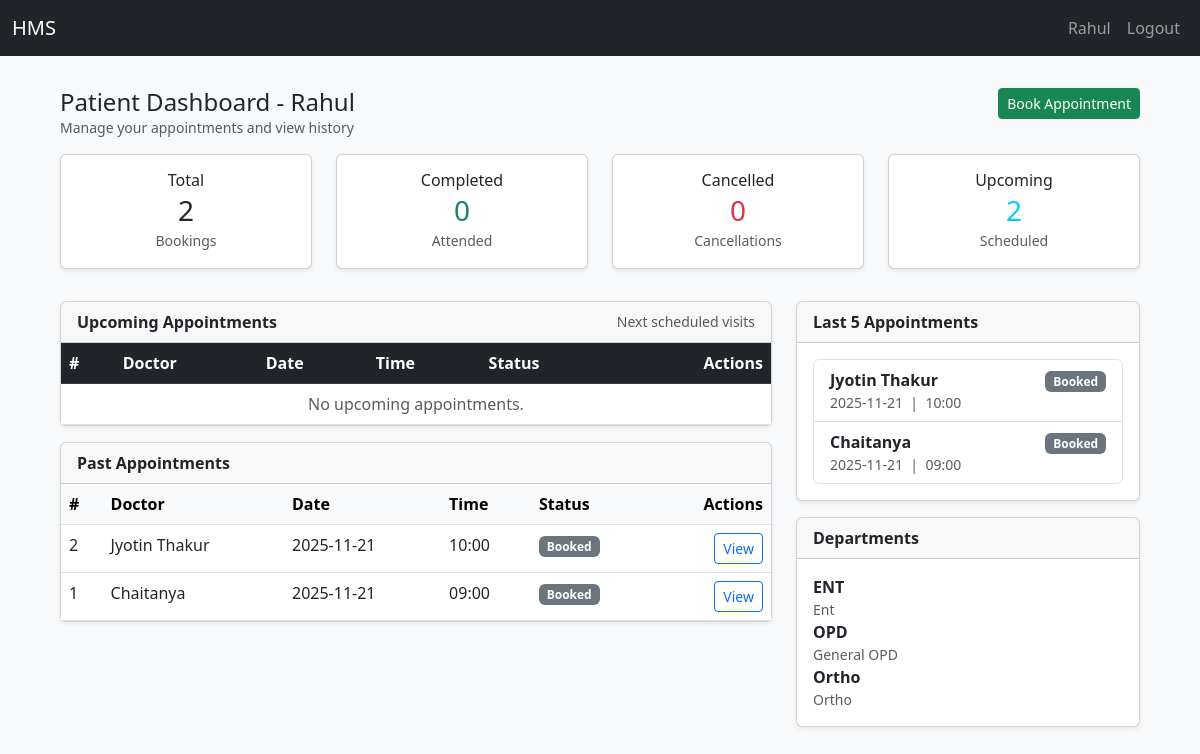
The page /patient (signed in) on the database as committed earlier.
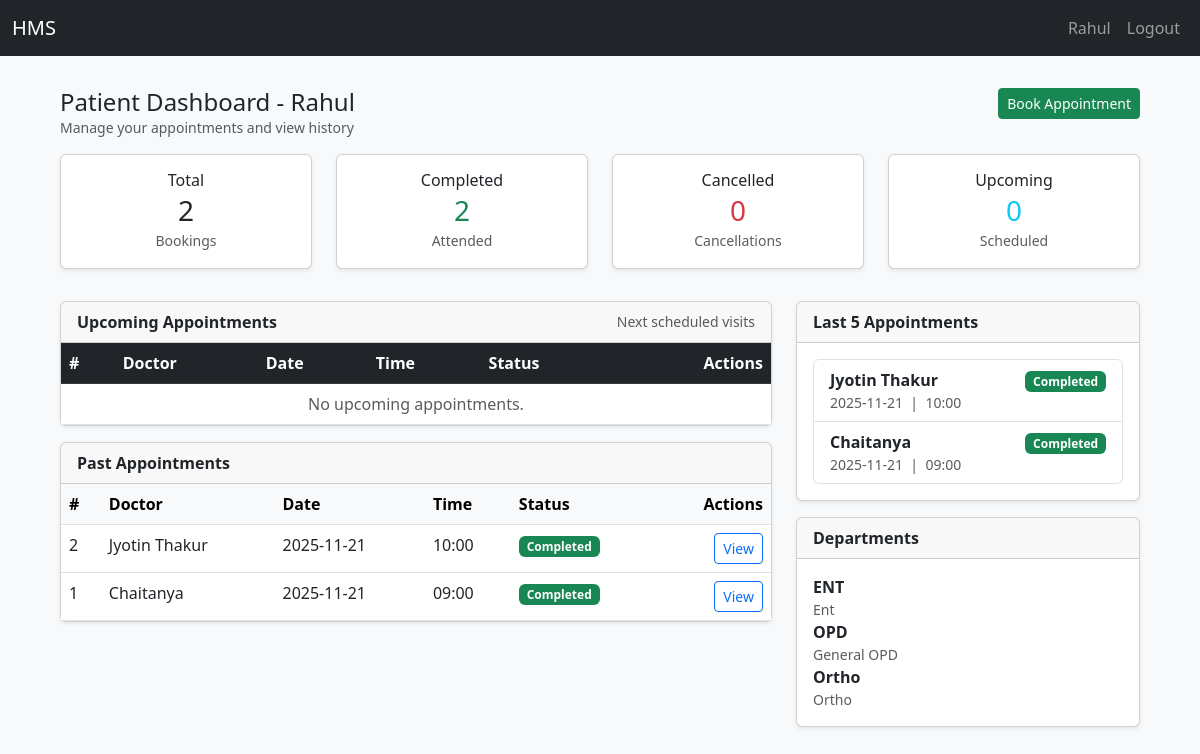
The same page on the database as committed later.
### app/models.py (models this page shows, shortened)
class Appointment(db.Model):
    id = db.Column(db.Integer, primary_key=True)
    patient_id = db.Column(db.Integer, db.ForeignKey('patient_profile.id'))
    doctor_id = db.Column(db.Integer, db.ForeignKey('doctor_profile.id'))
    date = db.Column(db.Date, nullable=False)
    time = db.Column(db.Time, nullable=False)
    status = db.Column(db.String(20), default='Booked')  # Booked/Completed/Cancelled
    created_at = db.Column(db.DateTime, default=func.now()) # Timestamp of appointment creation from database
    treatment = db.relationship('Treatment', backref='appointment', uselist=False)
    __table_args__ = (
        db.UniqueConstraint('doctor_id', 'date', 'time', name='uix_doctor_datetime'),
    )

class User(UserMixin, db.Model):
    id = db.Column(db.Integer, primary_key=True)
    email = db.Column(db.String(120), unique=True, nullable=False)
    name = db.Column(db.String(120), nullable=False)
    password_hash = db.Column(db.String(128), nullable=False)
    role = db.Column(db.String(20), nullable=False)
    active = db.Column(db.Boolean, default=True)
    reason= db.Column(db.String(255))
    created_at = db.Column(db.DateTime, default=func.now())
    doctor = db.relationship('DoctorProfile', backref='user', uselist=False)
    patient = db.relationship('PatientProfile', backref='user', uselist=False)

### app/routes.py (the view)
@main.route('/patient')
@login_required
@role_required('patient')
def patient_dashboard():
    patient = getattr(current_user, 'patient', None)
    if not patient:
        flash('Patient profile missing', 'danger')
        return redirect(url_for('main.logout'))
    now_dt = datetime.now()
    today = now_dt.date()
    now_time = now_dt.time()
    total_count = db.session.query(func.count(Appointment.id)).filter(Appointment.patient_id == patient.id).scalar() or 0
    completed_count = db.session.query(func.count(Appointment.id)).filter(
        Appointment.patient_id == patient.id, Appointment.status == 'Completed').scalar() or 0
    cancelled_count = db.session.query(func.count(Appointment.id)).filter(
        Appointment.patient_id == patient.id, Appointment.status == 'Cancelled').scalar() or 0
    booked_count = db.session.query(func.count(Appointment.id)).filter(
        Appointment.patient_id == patient.id, Appointment.status == 'Booked').scalar() or 0
    upcoming_filter = and_(
        Appointment.patient_id == patient.id,
        Appointment.status != 'Cancelled',
        or_(
            Appointment.date > today,
            and_(Appointment.date == today, Appointment.time >= now_time)
        )
    )
    upcoming = (
        Appointment.query
        .options(
            joinedload(Appointment.doctor).joinedload(DoctorProfile.user)  # <- fixed
        )
        .filter(upcoming_filter)
        .order_by(Appointment.date.asc(), Appointment.time.asc())
        .all()
    )
    past_filter = and_(
        Appointment.patient_id == patient.id,
        or_(
            Appointment.date < today,
            and_(Appointment.date == today, Appointment.time < now_time)
        )
    )
    past = (
        Appointment.query
        .options(
            joinedload(Appointment.doctor).joinedload(DoctorProfile.user)  # <- fixed
        )
        .filter(past_filter)
        .order_by(Appointment.date.desc(), Appointment.time.desc())
        .all()
    )
    recent_appointments = past[:5]
    departments = Department.query.order_by(Department.name).all()
    return render_template(
        'patient_dashboard.html',
        patient=patient,
        upcoming=upcoming,
        past=past,
        recent_appointments=recent_appointments,
        all_appointments=None,
        departments=departments,
        total=total_count,
        completed=completed_count,
        cancelled=cancelled_count,
        booked=booked_count
    )

### app/routes.py (called while the page is built)
def role_required(role):
    from functools import wraps
    def decorator(fn):
        @wraps(fn)
        def wrapper(*args, **kwargs):
            if not current_user.is_authenticated or current_user.role != role:
                flash('Access denied', 'danger')
                return redirect(url_for('views.login'))
            return fn(*args, **kwargs)
        return wrapper
    return decorator

### app/templates/patient_dashboard.html (shortened to what the changed rows need)
{% extends 'base.html' %}
{% block content %}
<div class="container py-3">
  <div class="row mb-4">
    <div class="col-md-3 col-sm-6 mb-2">
      <div class="card text-center shadow-sm">
        <div class="card-body">
          <h6 class="card-title mb-1">Completed</h6>
          <h3 class="mb-0 text-success">{{ completed }}</h3>
          <small class="text-muted">Attended</small>
        </div>
      </div>
    </div>
    <div class="col-md-3 col-sm-6 mb-2">
      <div class="card text-center shadow-sm">
        <div class="card-body">
          <h6 class="card-title mb-1">Upcoming</h6>
          <h3 class="mb-0 text-info">{{ booked }}</h3>
          <small class="text-muted">Scheduled</small>
        </div>
      </div>
    </div>
  </div>
  <div class="row g-4">
    <div class="col-lg-8">
      <div class="card mb-3 shadow-sm">
        <div class="card-body p-0">
          <table class="table mb-0">
            <thead class="table-dark">
              <tr>
                <th>#</th>
                <th>Doctor</th>
                <th>Date</th>
                <th>Time</th>
                <th>Status</th>
                <th class="text-end">Actions</th>
              </tr>
            </thead>
          </table>
        </div>
      </div>
      <div class="card shadow-sm">
        <div class="card-body p-0">
          <table class="table mb-0">
            <thead class="table-light">
              <tr>
                <th>#</th>
                <th>Doctor</th>
                <th>Date</th>
                <th>Time</th>
                <th>Status</th>
                <th class="text-end">Actions</th>
              </tr>
            </thead>
            <tbody>
              {% if past %}
                {% for a in past %}
                  <tr>
                    <td>{{ a.id }}</td>
                    <td>{{ a.doctor.user.name }}</td>
                    <td>{{ a.date }}</td>
                    <td>{{ a.time.strftime('%H:%M') }}</td>
                    <td>
                      {% if a.status == 'Completed' %}
                        <span class="badge bg-success">Completed</span>
                      {% elif a.status == 'Cancelled' %}
                        <span class="badge bg-danger">Cancelled</span>
                      {% else %}
                        <span class="badge bg-secondary">{{ a.status }}</span>
                      {% endif %}
                    </td>
                    <td class="text-end">
                      <a class="btn btn-sm btn-outline-primary" href="{{ url_for('main.admin_appointment_view', appt_id=a.id) }}">View</a>
                    </td>
                  </tr>
                {% endfor %}
              {% else %}
                <tr><td colspan="6" class="text-center text-muted">No past appointments.</td></tr>
              {% endif %}
            </tbody>
          </table>
        </div>
      </div>
    </div>
    <div class="col-lg-4">
      <div class="card mb-3 shadow-sm">
        <div class="card-body">
          {% if recent_appointments %}
            <ul class="list-group">
              {% for a in recent_appointments %}
                <li class="list-group-item d-flex justify-content-between align-items-start">
                  <div>
                    <div><strong>{{ a.doctor.user.name }}</strong></div>
                    <div class="small text-muted">{{ a.date }} &nbsp;|&nbsp; {{ a.time.strftime('%H:%M') }}</div>
                  </div>
                  <div class="text-end">
                    {% if a.status == 'Completed' %}
                      <span class="badge bg-success">Completed</span>
                    {% elif a.status == 'Cancelled' %}
                      <span class="badge bg-danger">Cancelled</span>
                    {% else %}
                      <span class="badge bg-secondary">{{ a.status }}</span>
                    {% endif %}
                  </div>
                </li>
              {% endfor %}
            </ul>
          {% else %}
            <div class="text-muted">No recent appointments.</div>
          {% endif %}
        </div>
      </div>
    </div>
  </div>
</div>
{% endblock %}

Rows that differ between the two databases and show on the page:
changed Appointment "Jyotin Thakur": status "Booked" → (not shown); now shows "Completed Completed"
changed Appointment "Chaitanya": status "Booked" → (not shown); now shows "Completed Completed"
Other text that changed with them:
{{ completed }}: "0" → "2"
{{ booked }}: "2" → "0"
